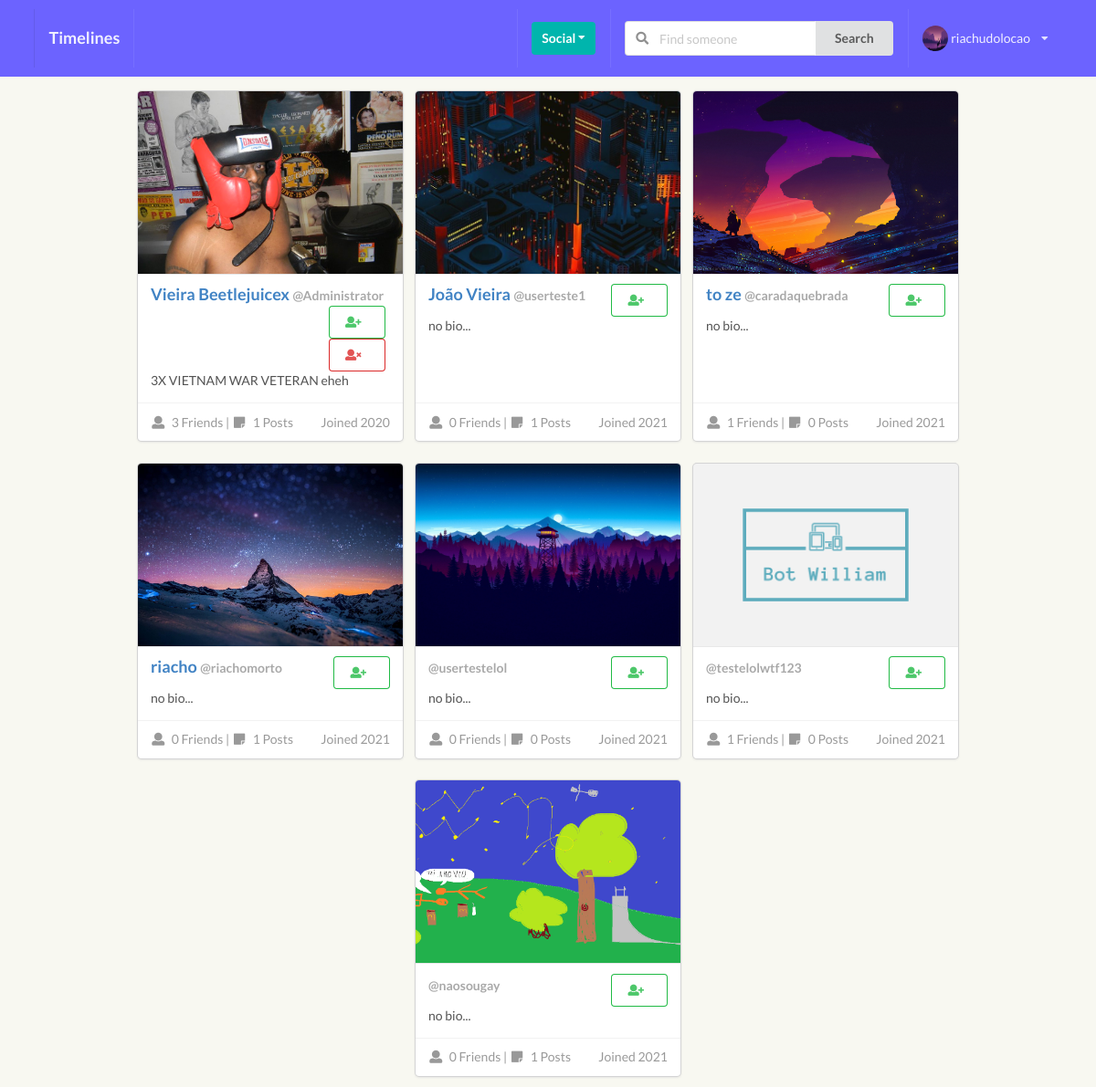
The page /profiles/ (signed in) on the database as committed earlier.
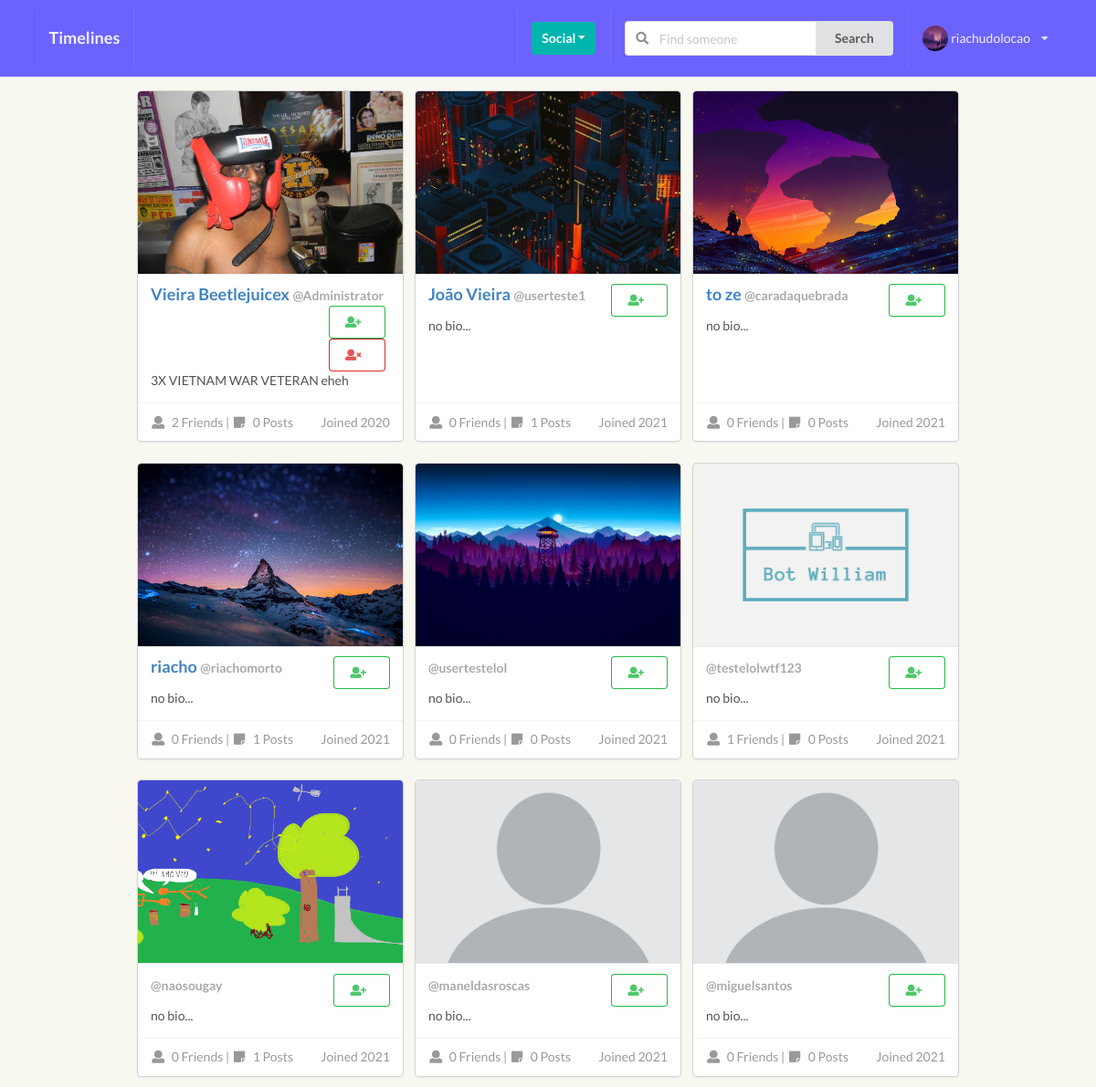
The same page on the database as committed later.
### perfil/models.py (models this page shows, shortened)
class Profile(models.Model):
    first_name = models.CharField(max_length=200, blank=True)
    last_name = models.CharField(max_length=200, blank=True)
    username = models.OneToOneField(User, on_delete=models.CASCADE)
    bio = models.TextField(default="no bio...", max_length=120)
    email = models.EmailField(max_length=200, blank=True)
    country = models.CharField(max_length=200, blank=True)
    avatar = models.ImageField(default='avatar.png', upload_to='avatars/')
    friends = models.ManyToManyField(User, blank=True, related_name='friends')
    slug = models.SlugField(unique=True, blank=True)
    updated = models.DateTimeField(auto_now=True)
    created = models.DateTimeField(auto_now_add=True)
    objects = ProfileManager()
    def get_absolute_url(self):
        return reverse("perfil:profile_detail_view", kwargs={"slug": self.slug})
    def get_friends_no(self):
        return self.friends.count()
    def get_posts_no(self):
        return self.posts.all().count() #'posts' is related name to comments authors in /posts/models.py
    def created_str(self):
        new_created = self.created.strftime('%y')
        return new_created
    __initial_first_name = None
    __initial_last_name = None
    def __init__(self, *args, **kwargs):
        super().__init__(*args, **kwargs)
        self.__initial_first_name = self.first_name
        self.__initial_last_name = self.last_name

### perfil/views.py (the view, shortened to what this page needs)
# urls.py: path('', ProfileListView.as_view(), name="all-profiles-view"),
class ProfileListView(LoginRequiredMixin, ListView):
    model = Profile
    template_name = 'perfil/profiles_list.html'
    def get_queryset(self):
        qs = Profile.objects.get_all_profiles(self.request.user)
        return qs
    def get_context_data(self, **kwargs):
        context = super().get_context_data(**kwargs)
        user = User.objects.get(username__iexact=self.request.user)
        profile = Profile.objects.get(username=user)
        rel_r = Relationship.objects.filter(sender=profile)
        rel_s = Relationship.objects.filter(receiver=profile)
        rel_receiver = []
        rel_sender = []
        for item in rel_r:
            rel_receiver.append(item.receiver.username)
        for item in rel_s:
            rel_sender.append(item.sender.username)
        context["rel_receiver"] = rel_receiver
        context["rel_sender"] = rel_sender
        context['is_empty'] = False
        if len(self.get_queryset()) == 0:
            context['is_empty'] = True
        return context

### perfil/context_processors.py (called while the page is built)
def profile_pic(request):
    if request.user.is_authenticated:
        profile_obj = Profile.objects.get(username=request.user)
        pic = profile_obj.avatar
        return {'picture':pic}
    return {}

def invitations_received_no(request):
    if request.user.is_authenticated:
        profile_obj = Profile.objects.get(username=request.user)
        qs_count = Relationship.objects.invitations_received(profile_obj).count()
        return {'invites_num':qs_count}
    return {}

### perfil/models.py (called while the page is built)
    def get_all_profiles(self, me):
        profiles = Profile.objects.all().exclude(username=me)
        return profiles

    def invitations_received(self, receiver):
        qs = Relationship.objects.filter(receiver=receiver, status='send')
        return qs

### perfil/templates/perfil/profiles_list.html (shortened to what this page needs)
{% extends 'base.html' %} {% block title %} All Profiles {% endblock title %} {% block content %}
<div class="ui grid mt-100">
    <div class="ui centered cards">
        {% for obj in object_list %}
        <div class="card">
            <div class="image">
                <img class="profile-list-avatar" src="{{obj.avatar.url}}">
            </div>
            <div class="content">
                <div class="header"><a href="{{ obj.get_absolute_url}}">{{obj.first_name}} {{obj.last_name}} <span class="small_text">@{{obj.username}}</span></a>
                    <div class="right floated meta">
                        {% if obj.username not in rel_receiver and request.user not in rel_sender %}
                        <form class="send_invite" action="{% url 'perfil:send_invite' %}" method="POST">
                            <button type="submit" class="ui positive basic button"><i class="user plus icon "></i></button>
                        </form>
                        {% endif %}  {% if request.user in obj.friends.all %}
                        <form action="{% url 'perfil:remove_friend' %}" method="POST">
                            <button type="submit" class="ui basic negative button"><i class="user times icon "></i></button>
                        </form>
                        {% endif %}
                    </div>
                </div>
                <div class="description">
                    {{obj.bio}}
                </div>
            </div>
            <div class="extra content">
                <span class="right floated">
              Joined 20{{obj.created_str}}
            </span>
                <span>
              <i class="user icon"></i>
              {{obj.get_friends_no}} Friends |
              <i class="sticky note icon"></i>
              {{obj.get_posts_no}} Posts
            </span>
            </div>
        </div>
        {% endfor %}</div>
</div> {% endblock content %}

### templates/base.html (shortened to what this page needs)
{% load static %}
<!doctype html>
<html lang="en">
<head>
    <link href="{% static 'style.css' %}" rel="stylesheet" type="text/css" />
    <link href="{% static 'not_logged.css' %}" rel="stylesheet" type="text/css" />
    <link rel="stylesheet" type='text/css' href="https://cdnjs.cloudflare.com/ajax/libs/semantic-ui/2.2.14/semantic.min.css">
</head>
<body>
    {% if request.user.is_authenticated %} {% include 'main/navbar.html' %} {% endif %}
    <div class="ui container">
        {% block content %} {% endblock content %}
    </div>
</body>
</html>

### templates/main/navbar.html (shortened to what this page needs)
<div class="ui inverted menu nav mb-7 fixed top sticky" style="background-color: #6C63FF !important;">
    <div class="ui container">
        {% if request.user.is_authenticated %}
        <a href="{% url 'posts:main-post-view' %}" class="item">
            <h3>Timelines</h3>
        </a>
        {% else %}
        <a href="{% url 'home' %}" class="item">
            <h3>Timelines</h3>
        </a>
        {% endif %}
        <div class="right menu">
            {% if request.user.is_authenticated %}
            <div class="item">
                <div class="ui floating dropdown icon button teal"> Social
                    <i class="dropdown icon"></i>
                </div>
            </div>
            <div class="item">
                <form action="{% url 'perfil:profile-search' %}" method="POST">
                    <div class="ui action left icon input">
                        <input class="prompt" type="text" name='searched_name' placeholder="Find someone">
                        <button type='submit' class="ui button">Search</button>
                    </div>
                </form>
            </div>
            <div class="item ui floating dropdown">
                <img src={{picture.url}} class='ui avatar image'>{{ request.user }}<i class="dropdown icon"></i>
            </div>
            {% endif %}
        </div>
    </div>
</div>

### static_project/style.css (style rules this page uses)
body { background: #F8F8F1 !important; }
.nav { border-radius: 0px !important; padding: 10px 0 10px 0 !important; }
.mb-7 { margin-bottom: 7px !important; }
.mt-100 { margin-top: 100px !important; }
.small_text { font-size: 1rem; color: darkgrey; }
.right { float: right; }
.left { float: left; }
.fixed { position: fixed !important; }
.profile-list-avatar { object-fit: cover !important; max-height: 200px !important; min-height: 200px !important; min-width: 100% !important; }

### static_project/not_logged.css (style rules this page uses)
body { -webkit-font-smoothing: antialiased; -moz-font-smoothing: grayscale; }
@media only screen and (min-width: 768px) { .ui.container { width: 700px; max-width: 700px; } }

Rows that differ between the two databases and show on the page:
changed Profile "Beetlejuicex": get_friends_no "3" → "2"; get_posts_no "1" → "0"
changed Profile "to": get_friends_no "1" → "0"
added Profile: avatar (placeholder picture), username "maneldasroscas", bio "no bio...", created_str "21", get_friends_no "0", get_posts_no "0"
added Profile: avatar (placeholder picture), username "miguelsantos", bio "no bio...", created_str "21", get_friends_no "0", get_posts_no "0"
